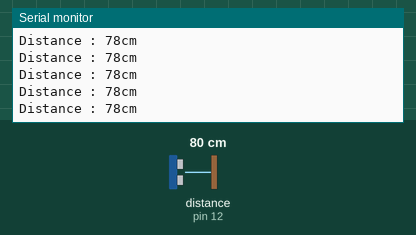
Simulated run of this sketch. Board: Arduino Uno, built with avr-gcc and run on an emulated ATmega328P. Shown: the last lines printed to the serial monitor. Wiring (inferred from the names in the program): ultrasonic range finder: trigger pin 11; echo pin 12. The test bench sets the inputs (shaded band); at power-on: distance to the obstacle (sensor on pin 12) 80 cm. The echo pulse lasts 58.3 µs per cm.

Above: at 1.2 s.
1.3 s: distance to the obstacle (sensor on pin 12) set to 2 cm
At 1.9 s:
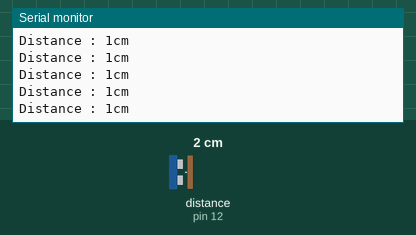
4.3 s: distance to the obstacle (sensor on pin 12) set to 4 cm
At 5.4 s:
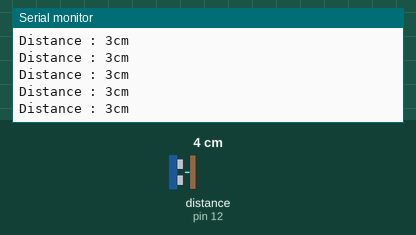
7.3 s: distance to the obstacle (sensor on pin 12) set to 18 cm
At 8.3 s:
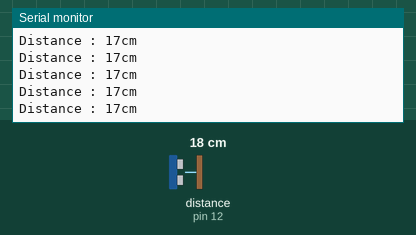
13.3 s: distance to the obstacle (sensor on pin 12) set to 120 cm
At 14.2 s:
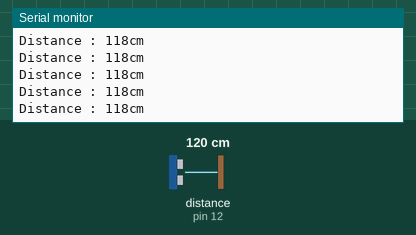
16.3 s: distance to the obstacle (sensor on pin 12) set to 9 cm
At 17.3 s:
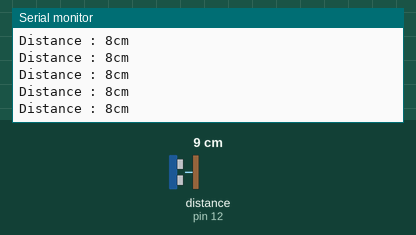
Timing chart, 0 to 19.3 s (numbered marks = the images above; inputs shaded):
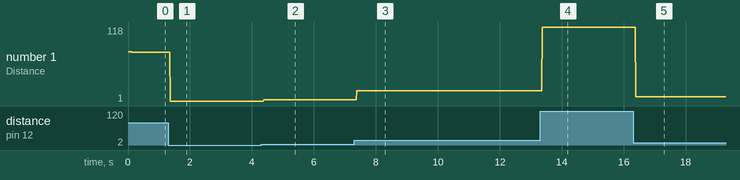

The sketch:

_______________.ino
```cpp
#define PIN_TRIG 11
#define PIN_ECHO 12

long duration;
int distance;

void setup() {
  pinMode(PIN_TRIG, OUTPUT);
  pinMode(PIN_ECHO, INPUT);
  Serial.begin(9600);
  Serial.println("Ultrasonic Sensor Test!");
}

void loop() {
  digitalWrite(PIN_TRIG, LOW);
  delayMicroseconds(2);
  digitalWrite(PIN_TRIG, HIGH);
  delayMicroseconds(10);
  digitalWrite(PIN_TRIG, LOW);

  duration = pulseIn(PIN_ECHO, HIGH);
  distance = duration * 340 * 100 / 1000000 / 2;

  Serial.print("Distance : ");
  Serial.print(distance);
  Serial.println("cm");
}
```

Measured:
- after the input at 1.3 s, the serial monitor: prints a new line after 0.07 s (image 1)
- after the input at 4.3 s, the serial monitor: prints a new line after 0.08 s (image 2)
- after the input at 7.3 s, the serial monitor: prints a new line after 0.08 s (image 3)
- after the input at 13.3 s, the serial monitor: prints a new line after 0.07 s (image 4)
- after the input at 16.3 s, the serial monitor: prints a new line after 0.08 s (image 5)
- plotted number 1: 78 → 1 after the input at 1.3 s, 1 → 3 after the input at 4.3 s, 3 → 17 after the input at 7.3 s, 17 → 118 after the input at 13.3 s, 118 → 8 after the input at 16.3 s
